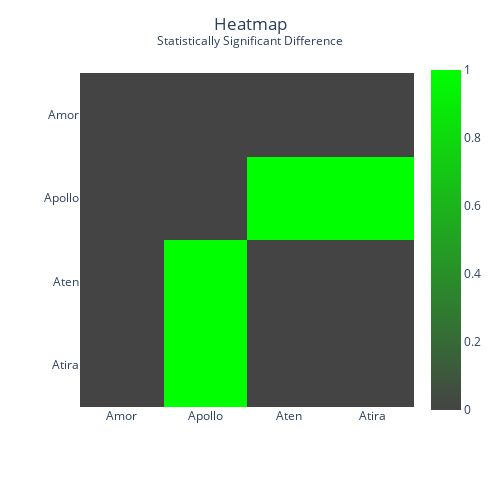

Notebook code for this chart:
### Code cell
fig = px.imshow(
    p_value <= alpha,
    range_color=[0, 1],
    color_continuous_scale=[(0, "#444444"), (1, "#00FF00")],
)
fig.update_layout(
    height=500,
    width=500,
    title_x=0.5,
    title_text=f"Heatmap<br><sup>Statistically Significant Difference</sup>",
)
fig.show()

### Figure 1 — Plotly figure (JSON) as saved in the notebook; plotly's stock layout.template omitted (floating-point values rounded to 4 significant figures)
{"data": [{"coloraxis": "coloraxis", "hovertemplate": "x: %{x}<br>y: %{y}<br>color: %{z}<extra></extra>", "name": "0", "type": "heatmap", "x": ["Amor", "Apollo", "Aten", "Atira"], "xaxis": "x", "y": ["Amor", "Apollo", "Aten", "Atira"], "yaxis": "y", "z": [[0, 0, 0, 0], [0, 0, 255, 255], [0, 255, 0, 0], [0, 255, 0, 0]]}], "layout": {"coloraxis": {"cmax": 1, "cmin": 0, "colorscale": [[0, "#444444"], [1, "#00FF00"]]}, "height": 500, "margin": {"t": 60}, "title": {"text": "Heatmap<br><sup>Statistically Significant Difference</sup>", "x": 0.5}, "width": 500, "xaxis": {"anchor": "y", "constrain": "domain", "domain": [0, 1], "scaleanchor": "y"}, "yaxis": {"anchor": "x", "autorange": "reversed", "constrain": "domain", "domain": [0, 1]}}}
